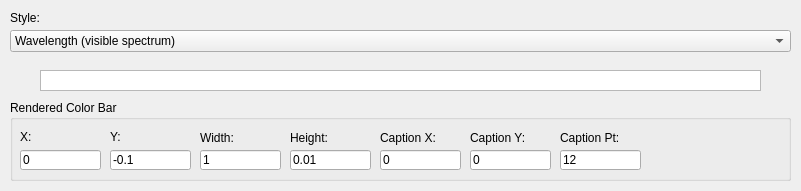
<?xml version="1.0" encoding="UTF-8"?>
<ui version="4.0">
 <class>Colors</class>
 <widget class="QDialog" name="Colors">
  <property name="geometry">
   <rect>
    <x>0</x>
    <y>0</y>
    <width>801</width>
    <height>191</height>
   </rect>
  </property>
  <property name="windowTitle">
   <string>Colors</string>
  </property>
  <widget class="QLabel" name="firstMarker">
   <property name="geometry">
    <rect>
     <x>10</x>
     <y>70</y>
     <width>71</width>
     <height>16</height>
    </rect>
   </property>
   <property name="text">
    <string/>
   </property>
   <property name="alignment">
    <set>Qt::AlignCenter</set>
   </property>
  </widget>
  <widget class="QLabel" name="secondMarker">
   <property name="geometry">
    <rect>
     <x>190</x>
     <y>70</y>
     <width>71</width>
     <height>16</height>
    </rect>
   </property>
   <property name="text">
    <string/>
   </property>
   <property name="alignment">
    <set>Qt::AlignCenter</set>
   </property>
  </widget>
  <widget class="QLabel" name="thirdMarker">
   <property name="geometry">
    <rect>
     <x>370</x>
     <y>70</y>
     <width>71</width>
     <height>16</height>
    </rect>
   </property>
   <property name="text">
    <string/>
   </property>
   <property name="alignment">
    <set>Qt::AlignCenter</set>
   </property>
  </widget>
  <widget class="QLabel" name="fourthMarker">
   <property name="geometry">
    <rect>
     <x>550</x>
     <y>70</y>
     <width>71</width>
     <height>16</height>
    </rect>
   </property>
   <property name="text">
    <string/>
   </property>
   <property name="alignment">
    <set>Qt::AlignCenter</set>
   </property>
  </widget>
  <widget class="QLabel" name="fifthMarker">
   <property name="geometry">
    <rect>
     <x>720</x>
     <y>70</y>
     <width>71</width>
     <height>16</height>
    </rect>
   </property>
   <property name="text">
    <string/>
   </property>
   <property name="alignment">
    <set>Qt::AlignCenter</set>
   </property>
  </widget>
  <widget class="QLabel" name="value">
   <property name="geometry">
    <rect>
     <x>350</x>
     <y>60</y>
     <width>91</width>
     <height>16</height>
    </rect>
   </property>
   <property name="text">
    <string/>
   </property>
   <property name="alignment">
    <set>Qt::AlignCenter</set>
   </property>
  </widget>
  <widget class="QGraphicsView" name="graphicsView">
   <property name="geometry">
    <rect>
     <x>40</x>
     <y>70</y>
     <width>721</width>
     <height>21</height>
    </rect>
   </property>
   <property name="verticalScrollBarPolicy">
    <enum>Qt::ScrollBarAlwaysOff</enum>
   </property>
   <property name="horizontalScrollBarPolicy">
    <enum>Qt::ScrollBarAlwaysOff</enum>
   </property>
  </widget>
  <widget class="QGroupBox" name="groupBox">
   <property name="geometry">
    <rect>
     <x>10</x>
     <y>100</y>
     <width>781</width>
     <height>81</height>
    </rect>
   </property>
   <property name="title">
    <string>Rendered Color Bar</string>
   </property>
   <widget class="ImprovedLineEdit" name="x">
    <property name="geometry">
     <rect>
      <x>10</x>
      <y>50</y>
      <width>81</width>
      <height>20</height>
     </rect>
    </property>
    <property name="text">
     <string>0</string>
    </property>
   </widget>
   <widget class="QLabel" name="label">
    <property name="geometry">
     <rect>
      <x>10</x>
      <y>30</y>
      <width>46</width>
      <height>13</height>
     </rect>
    </property>
    <property name="text">
     <string>X:</string>
    </property>
   </widget>
   <widget class="QLabel" name="label_2">
    <property name="geometry">
     <rect>
      <x>100</x>
      <y>30</y>
      <width>46</width>
      <height>13</height>
     </rect>
    </property>
    <property name="text">
     <string>Y:</string>
    </property>
   </widget>
   <widget class="ImprovedLineEdit" name="y">
    <property name="geometry">
     <rect>
      <x>100</x>
      <y>50</y>
      <width>81</width>
      <height>20</height>
     </rect>
    </property>
    <property name="text">
     <string>-0.1</string>
    </property>
   </widget>
   <widget class="QLabel" name="label_3">
    <property name="geometry">
     <rect>
      <x>190</x>
      <y>30</y>
      <width>121</width>
      <height>16</height>
     </rect>
    </property>
    <property name="text">
     <string>Width:</string>
    </property>
   </widget>
   <widget class="ImprovedLineEdit" name="width">
    <property name="geometry">
     <rect>
      <x>190</x>
      <y>50</y>
      <width>81</width>
      <height>20</height>
     </rect>
    </property>
    <property name="text">
     <string>1</string>
    </property>
   </widget>
   <widget class="ImprovedLineEdit" name="height">
    <property name="geometry">
     <rect>
      <x>280</x>
      <y>50</y>
      <width>81</width>
      <height>20</height>
     </rect>
    </property>
    <property name="text">
     <string>0.01</string>
    </property>
   </widget>
   <widget class="QLabel" name="label_4">
    <property name="geometry">
     <rect>
      <x>280</x>
      <y>30</y>
      <width>121</width>
      <height>16</height>
     </rect>
    </property>
    <property name="text">
     <string>Height:</string>
    </property>
   </widget>
   <widget class="QLabel" name="label_5">
    <property name="geometry">
     <rect>
      <x>370</x>
      <y>30</y>
      <width>121</width>
      <height>16</height>
     </rect>
    </property>
    <property name="text">
     <string>Caption X:</string>
    </property>
   </widget>
   <widget class="ImprovedLineEdit" name="captionX">
    <property name="geometry">
     <rect>
      <x>370</x>
      <y>50</y>
      <width>81</width>
      <height>20</height>
     </rect>
    </property>
    <property name="text">
     <string>0</string>
    </property>
   </widget>
   <widget class="ImprovedLineEdit" name="captionY">
    <property name="geometry">
     <rect>
      <x>460</x>
      <y>50</y>
      <width>81</width>
      <height>20</height>
     </rect>
    </property>
    <property name="text">
     <string>0</string>
    </property>
   </widget>
   <widget class="QLabel" name="label_6">
    <property name="geometry">
     <rect>
      <x>460</x>
      <y>30</y>
      <width>121</width>
      <height>16</height>
     </rect>
    </property>
    <property name="text">
     <string>Caption Y:</string>
    </property>
   </widget>
   <widget class="ImprovedLineEdit" name="captionPt">
    <property name="geometry">
     <rect>
      <x>550</x>
      <y>50</y>
      <width>81</width>
      <height>20</height>
     </rect>
    </property>
    <property name="text">
     <string>12</string>
    </property>
   </widget>
   <widget class="QLabel" name="label_7">
    <property name="geometry">
     <rect>
      <x>550</x>
      <y>30</y>
      <width>121</width>
      <height>16</height>
     </rect>
    </property>
    <property name="text">
     <string>Caption Pt:</string>
    </property>
   </widget>
  </widget>
  <widget class="QLabel" name="label_8">
   <property name="geometry">
    <rect>
     <x>10</x>
     <y>10</y>
     <width>121</width>
     <height>16</height>
    </rect>
   </property>
   <property name="text">
    <string>Style:</string>
   </property>
  </widget>
  <widget class="QComboBox" name="colorStyle">
   <property name="enabled">
    <bool>true</bool>
   </property>
   <property name="geometry">
    <rect>
     <x>10</x>
     <y>30</y>
     <width>781</width>
     <height>22</height>
    </rect>
   </property>
   <item>
    <property name="text">
     <string>Wavelength (visible spectrum)</string>
    </property>
   </item>
   <item>
    <property name="text">
     <string>blue -&gt; cyan -&gt; green -&gt; yellow -&gt; red</string>
    </property>
   </item>
   <item>
    <property name="text">
     <string>blue -&gt; green -&gt; yellow -&gt; orange -&gt; red</string>
    </property>
   </item>
  </widget>
  <zorder>graphicsView</zorder>
  <zorder>firstMarker</zorder>
  <zorder>secondMarker</zorder>
  <zorder>thirdMarker</zorder>
  <zorder>fourthMarker</zorder>
  <zorder>fifthMarker</zorder>
  <zorder>value</zorder>
  <zorder>groupBox</zorder>
  <zorder>label_8</zorder>
  <zorder>colorStyle</zorder>
 </widget>
 <customwidgets>
  <customwidget>
   <class>ImprovedLineEdit</class>
   <extends>QLineEdit</extends>
   <header>improvedlineedit.h</header>
  </customwidget>
 </customwidgets>
 <tabstops>
  <tabstop>colorStyle</tabstop>
  <tabstop>graphicsView</tabstop>
  <tabstop>x</tabstop>
  <tabstop>y</tabstop>
  <tabstop>width</tabstop>
  <tabstop>height</tabstop>
  <tabstop>captionX</tabstop>
  <tabstop>captionY</tabstop>
  <tabstop>captionPt</tabstop>
 </tabstops>
 <resources/>
 <connections/>
</ui>
